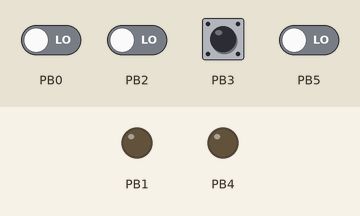
A sketch run on a simulated ATtiny85, built with avr-gcc and run on an emulated ATtiny85. On the bench: output pins drawn as LEDs (lit = HIGH). Inputs (shaded band) come from the test bench; at power-on: PB3 HIGH, PB0, PB2, PB5 LOW. Sleep ends after the set time or at an interrupt. At 0.0 s the program stops and its outputs stay as they are.

Above: at 0.1 s.
Timing chart, 0 to 1.5 s (numbered marks = the images above):
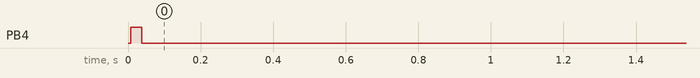

Measured:
- by itself, PB4: LOW → HIGH at 0.01 s, → LOW 0.03 s later

The sketch:

CanonIR.ino
```cpp
/*
 * Generates the Infra Red pulses to remote control a Canon camera (RC-6).
 * Runs on ATtiny85 microcontroller:
 *
 * 1) Connect an IR LED to pin 6 (PB1).
 * 2) Connect a switch open-GND to pin 2 (PB3) for the shooting mode selection (immediate or delayed).
 * 3) Connect a notification LED to pin 3 (PB4).
 *
 * Note: The Arduino function "digitalWrite" is too slow and "delayMicroseconds" does not give the expected values
 * when the processor runs at 1 MHz.
 *
 * 13/01/2023 - First release
 */

// This macro sets the CPU frequency and shall be defined before util/delay.h.
#define F_CPU 1000000
#include <avr/sleep.h>
#include <avr/io.h>
#include <util/delay.h>

// Infrared LED
#define IR_TX_LED PB1 // PB1 on Pin 6 of Attiny85
#define MODE_SELECTOR PB3 // PB3 on Pin 2 of Attiny85
#define NOTIFICATION_LED PB4 // PB4 on Pin3 of Attiny85

// Delay between two burst of pulses for the instant shot.
#define INSTANT_SHOT_MSEC 7.330
// Delay between two burst of pulses for the delayed (2 secs) shot.
#define DELAYED_SHOT_MSEC 5.360
// Duration of a pulse in a burst: 16 usec.
#define PULSE_DURATION_USEC 16

// Global pulse counter.
volatile byte gPulseCounter;

void setup()
{
   // Set IR led pin (OC1A) as output.
   DDRB |= _BV(IR_TX_LED);
   // Set notification LED pin as output.
   DDRB |= _BV(NOTIFICATION_LED);

   // Enable pull-up for input pin.
   PORTB |= _BV(MODE_SELECTOR);

   // Clear registers.
   TCNT1 = 0;
   TCCR1 = 0;

   // Reset the prescaler of Timer1
   GTCCR |= _BV(PSR1);
   // Clear timer on compare match: timer is reset to 0 in a cycle after a match with OCR1C.
   TCCR1 |= _BV(CTC1);
   // Set the compare registers, the output frequency is (CLK/PRESCALER)/OCR1A/2
   OCR1C = PULSE_DURATION_USEC-1;
   OCR1A = OCR1C;

   // Timer/Counter interrupt mask: interrupt enabled in compare match A.
   TIMSK = _BV(OCIE1A);
   // Enable interrupts.
   sei();

   // Reduce power consumpition disabling the ADC and Analog comparator.
   ADCSRA &= ~_BV(ADEN);
   ACSR &= ~_BV(ACD);
}

ISR(TIMER1_COMPA_vect)
{
   gPulseCounter++;
   if( gPulseCounter == 14 )
   {
      // Stop timer.
      TCCR1 &= ~_BV(CS10);
      TCCR1 &= ~_BV(COM1A0);
      PORTB &= ~_BV(IR_TX_LED);
      TCNT1 = 0;
      gPulseCounter = 0;
   }
}

void start_pulse_train()
{
   // Comparator A output mode: toggle the OC1A output line when timer match compare register A.
   TCCR1 |= _BV(COM1A0);
   // Start timer, lock select bits: prescaler set to CK/1
   TCCR1 |= (1 << CS10);
}

void flash_led()
{
  PORTB |= _BV(NOTIFICATION_LED);
  _delay_ms(30);
  PORTB &= ~_BV(NOTIFICATION_LED);
}

void loop()
{
   // Read digital input pin for mode selection.
   byte mode = (PINB & _BV(MODE_SELECTOR));

   // Start first IR burst.
   start_pulse_train();

   // Wait according to shot mode.
   if( mode )
   {
      _delay_ms(INSTANT_SHOT_MSEC);
   }
   else
   {
      _delay_ms(DELAYED_SHOT_MSEC);
   }

   // Start second IR burst.
   start_pulse_train();

   // Flash the notification LED.
   flash_led();

   set_sleep_mode(SLEEP_MODE_PWR_DOWN);
   sleep_mode();
}
```
